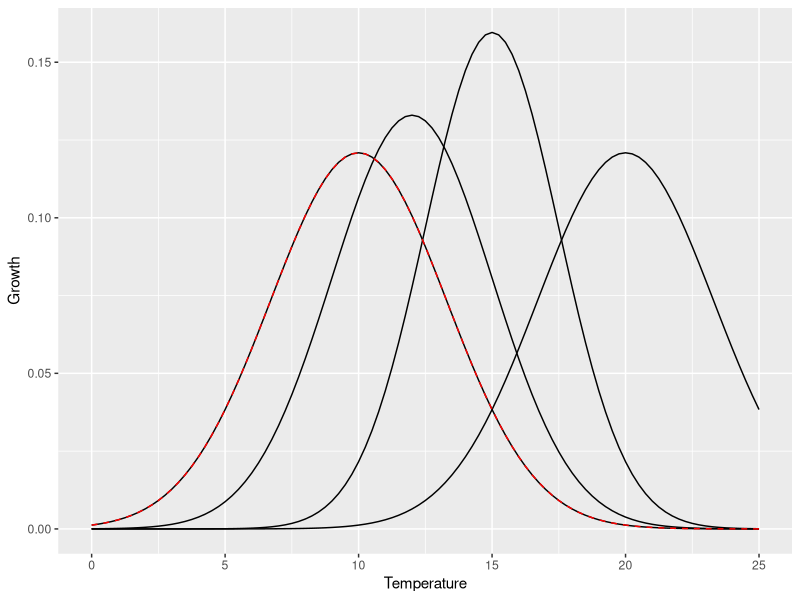

Write the R code that produced this figure.
library(ggplot2)


population_a_mean <- 10
population_a_sd <- 3.3
population_b_mean <- 12
population_b_sd <- 3
population_c_mean <- 15
population_c_sd <- 2.5
population_d_mean <- 20
population_d_sd <- 3.3

overall_mean <- mean(population_a_mean,
                     population_b_mean,
                     population_c_mean,
                     population_d_mean)
overall_sd <- mean(population_a_sd,
                   population_b_sd,
                   population_c_sd,
                   population_d_sd)

p9_3 <- ggplot(data.frame(x = c(0, 25)), aes(x = x)) +
  stat_function(fun = dnorm, args = list(population_a_mean, population_a_sd)) +
  stat_function(fun = dnorm, args = list(population_b_mean, population_b_sd)) +
  stat_function(fun = dnorm, args = list(population_c_mean, population_c_sd)) +
  stat_function(fun = dnorm, args = list(population_d_mean, population_d_sd)) + 
  stat_function(fun = dnorm, args = list(overall_mean, overall_sd), colour = "red", linetype="dashed") + 
  xlab("Temperature") +
  ylab("Growth")
p9_3
